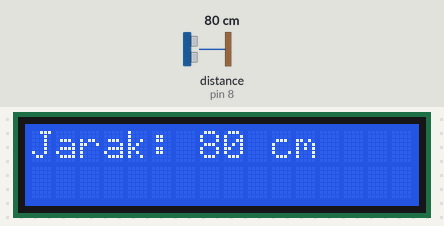
Recording of a sketch running on a simulated Arduino Uno, built with avr-gcc and run on an emulated ATmega328P. Shown: 16×2 character LCD. Wiring (inferred from the names in the program): ultrasonic range finder: trigger pin 9; echo pin 8. The inputs (shaded band) are chosen by the test bench; at power-on: distance to the obstacle (sensor on pin 8) 80 cm. The echo pulse lasts 58.3 µs per cm; what the sketch prints to the serial monitor is not drawn.

Above: at 1.1 s.
At 2.2 s:
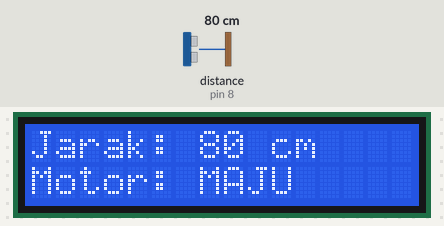
2.3 s: distance to the obstacle (sensor on pin 8) set to 32 cm
At 3.0 s:
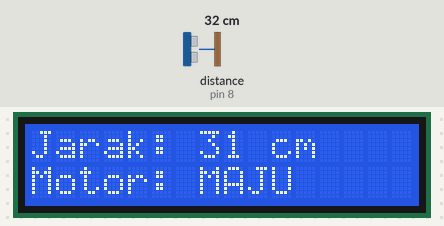
6.2 s: distance to the obstacle (sensor on pin 8) set to 27 cm
At 8.9 s:
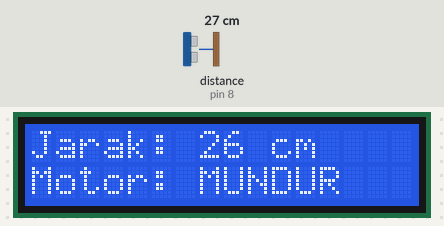
9.7 s: distance to the obstacle (sensor on pin 8) set to 2 cm
At 11.2 s:
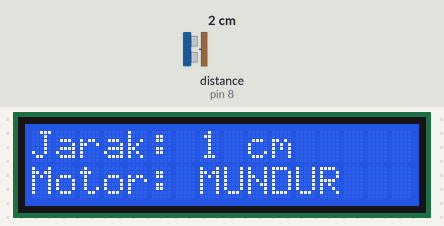
Timing chart, 0 to 12.7 s (numbered marks = the images above; inputs shaded):
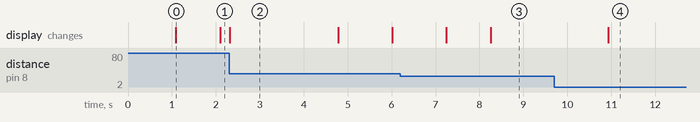

Measured:
- the behaviour switches between 31 and 30 cm on distance to the obstacle (sensor on pin 8) (found by bisection; images 2 and 3)
- after the input at 2.3 s, the display: changes at once (image 2)
- after the input at 6.2 s, the display: first changes after 1.0 s (image 3 shows a later state)
- after the input at 9.7 s, the display: changes after 1.2 s (image 4)
- what the display in image 0 shows lasts 1.0 s, from 1.1 s to 2.1 s
- what the display in image 2 shows lasts 2.5 s, from 2.3 s to 4.8 s

The sketch:

Tugas5_master.ino
```cpp
// C++ code
//
#define trig 9
#define echo 8
#include <Wire.h>
#include <LiquidCrystal_I2C.h>

LiquidCrystal_I2C lcd(0x27, 16, 2);

void setup()
{
  pinMode(trig, OUTPUT);
  pinMode(echo, INPUT);
  Serial.begin(9600);
  Wire.begin();

  lcd.init();
  lcd.backlight();
  lcd.setCursor(0,0);
  delay(1000);
  lcd.clear();

}

void loop()
{

  long jarak = bacaUltra();

  lcd.setCursor(0, 0);
  lcd.print("Jarak: ");
  lcd.print(jarak);
  lcd.print(" cm   ");
  delay(1000);

  lcd.setCursor(0, 1);

  if(jarak <30)
  {
    lcd.print("Motor: MUNDUR ");
    Serial.write('A');
  }
  else
  {
    lcd.print("Motor: MAJU   ");
    Serial.write('S');
  }
  delay(200);
}

long bacaUltra()
{
  digitalWrite(trig, LOW);
  delayMicroseconds(2);
  digitalWrite(trig, HIGH);
  delayMicroseconds(10);
  digitalWrite(trig, LOW);

  long durasi = pulseIn(echo, HIGH, 30000);
  return durasi / 29/ 2;
}
```
